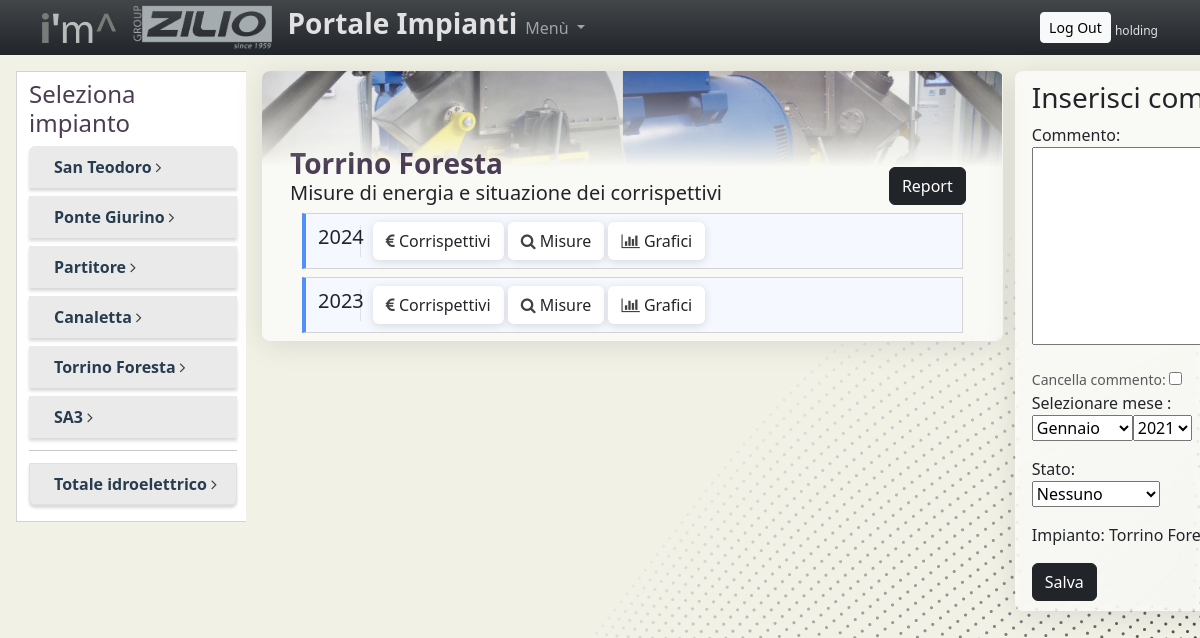
Screenshot of /corrispettivi-impianti/dettaglio/ionico_foresta/ (signed in) with the database file from the repository.
### PortaleCorrispettivi/models.py (models this page shows, shortened)
class Impianto(models.Model):
	nickname = models.CharField(unique=True, max_length=50, blank=False, null=False, editable=True, help_text="Identifica l'impianto", verbose_name='Nickname')
	societa = models.CharField(max_length=150, null=True, blank=True, editable=True, help_text="Fiscale impianto", verbose_name='Società')
	nome_impianto = models.CharField(max_length=150, blank=False, null=False, editable=True, help_text="Nome dell'impianto", verbose_name='Nome')
	tag = models.CharField(max_length=10, blank=False, null=False, editable=True, help_text="Tag di abbreviazione", verbose_name='Tag')
	tipo = models.CharField(max_length=150, blank=False, null=False, editable=True, help_text="Tipologia dell'impianto elettrico", verbose_name='Tipo')
	lat = models.FloatField(null=True, blank=True, editable=True, help_text="Latitudine", verbose_name='Latitudine')
	lon = models.FloatField(null=True, blank=True, editable=True, help_text="Longitudine", verbose_name='Longitudine')
	localita = models.CharField(max_length=150, null=True, blank=True, editable=True, help_text="Località", verbose_name='Località')
	potenza_installata = models.FloatField(null=True, blank=True, editable=True, help_text="Potenza installata",
										   verbose_name='Potenza')
	unita_misura = models.CharField(null=True, blank=True, editable=True, help_text="Unita misura portata (mc/s o l/s)", max_length=150, verbose_name='Unita misura')
	portata_concessione = models.FloatField(null=True, blank=True, editable=True, help_text="Portata di concessione", verbose_name='Portata')
	salto = models.FloatField(null=True, blank=True, editable=True, help_text="Salto impianto", verbose_name='Salto')
	potenza_business_plan = models.FloatField(null=True, blank=True, editable=True, default=0, help_text="Potenza da Business Plan",
										   verbose_name='Potenza Business Plan')
	inizio_esercizio = models.DateField(null=True, blank=True, editable=True, help_text="Data inizio esercizio", verbose_name='Entrata in esercizio')
	lettura_dati = models.CharField(max_length=50, null=True, blank=True, editable=True, help_text="Tipo lettura dati impianti", verbose_name='Lettura dati')
	proprieta = models.BooleanField(default=False, editable=True, help_text="Indica se l'impianto è di propietà Zilio", verbose_name='Proprietà')
	class Meta:
		verbose_name = 'Impianto'
		verbose_name_plural = 'Impianti'

### PortaleCorrispettivi/views.py (the view)
# urls.py: path('dettaglio/<str:nickname>/', views.impianto, name='dettaglio-corrispettivi'),
@login_required(login_url='login')
def impianto(request, nickname):
	impianti = Impianto.objects.all().filter(tipo='Idroelettrico')
	impianto = Impianto.objects.all().filter(nickname=nickname)[0]
	df_impianti = pd.DataFrame(impianti.values())
	df_impianti = df_impianti.set_index('nickname')
	dz_impianti = df_impianti.to_dict(orient='index')
	dz_impianto = dz_impianti[nickname]
	diari_letture = list(impianto.diarioletture_set.all())
	dz_impianto['diari_letture'] = {str(diario.anno): diario.nome for diario in diari_letture}
	anni = list(dz_impianto['diari_letture'].keys())
	dz_impianto['active'] = True
	if request.method == 'POST':
		form = AddCommentoForm(request.POST)
		if request.POST.get('date_input_year') not in anni:
			form.add_error('date_input', "Anno non valido")
		if form.is_valid():
			form = form.cleaned_data
			old_comment = impianto.commento_set.filter(mese_misura=form['date_input'])
			if old_comment.exists():
				if form['delete']:
					old_comment.delete()
					messages.warning(request, 'Il commento è stato eliminato')
				else:
					old_comment.update(testo=form['testo'])
					old_comment.update(stato=form['stato'])
					messages.warning(request, 'Il precedente commento è stato scovrascritto')
			else:
				new_commento = Commento.objects.create(
					testo=form['testo'],
					impianto=form['impianto'],
					stato=form['stato'],
					mese_misura=datetime(form['date_input'].year, form['date_input'].month, 1)
				)
				new_commento.save()
				messages.success(request, 'Commento inserito')
			form = AddCommentoForm(initial={'impianto': impianto})
	else:
		form = AddCommentoForm(initial={'impianto': impianto})
	context = {
		'impianti': dz_impianti,
		'headtitle': 'Dettaglio impianto',
		'nickname': nickname,
		'impianto': dz_impianto,
		'diari_letture': dz_impianto['diari_letture'],
		'form': form,
		'curr_anno': str(datetime.now().year)
	}
	return render(request, 'PortaleCorrispettivi/dettaglio_corrispettivi.html', context=context)

### PortaleCorrispettivi/models.py
class AddCommentoForm(forms.ModelForm):
	date_input = forms.DateField(widget=SelectDateWidget(years=range(2021, 2030, 1)), label='Selezionare mese ')
	delete = forms.BooleanField(widget=forms.CheckboxInput(), initial=False, label='Cancella commento', required=False)
	class Meta:
		model = Commento
		fields = ['testo', 'impianto', 'stato']
		widgets = {
			'testo': forms.Textarea(attrs={'cols': 30, 'rows': 8}),
		}
		labels = {
			'testo': 'Commento:',
			'impianto': 'Impianto',
		}

### templates/PortaleCorrispettivi/dettaglio_corrispettivi.html (shortened to what this page needs)
{% extends 'base_layout.html' %}
{% load static %}
{% block content%}
	<main class="home-container">
		<div class="item-c py-3 ps-2 mx-1">
			{% include 'PortaleCorrispettivi/partials/sidebar.html' %}
		</div>
		<div class="item-b">
			<div class="container-fluid pt-3">
			<div class="row p-0 m-0">
			<div class="col corrispettivi-card px-3 pt-3" style="min-width:80%">
				<img class="sfondo-idroelettrico" src="/static/images/sfondo_san_teodoro.png" alt="sfondo">
			<div class="container" style="margin: auto">
				<div class="report-link mt-3">
					<a class="btn btn-dark" href="{% url 'report-impianto' nickname %}"> Report </a>
				</div>
				<h3 style="color: #4a3c54; font-weight: bold; display: inline">{{ impianto.nome_impianto }}</h3> <div id="spinner" class="spinner-border spinner-border-sm" role="status"></div>
				<h5>Misure di energia e situazione dei corrispettivi</h5>
				<div class="container">
					{% for anno, diario in diari_letture.items reversed %}
						{% include 'PortaleCorrispettivi/partials/scheda_corrispettivi.html' %}
					{% endfor %}
				</div>
			</div>
				</div>
				<div class="col">
					<div class="addcommento-card position-fixed">
					<div class="container">
						<h3>Inserisci commento</h3>
						<form action="{% url 'dettaglio-corrispettivi' nickname %}" method="post">
								<p> {{ form.testo.label_tag }} <br> {{ form.testo }} </p>
								<small class="form-text text-muted">{{ form.delete.label }}: </small>{{ form.delete }}
								<p> {{ form.date_input.label_tag }} <br> {{ form.date_input }}
								<p>
								<p> {{ form.stato.label_tag }} <br> {{ form.stato }} </p>
								<p> {{ form.impianto.label_tag }}  {{ form.impianto.as_hidden }} {{ impianto.nome_impianto }} </p>
								<input type="submit" value="Salva" class="btn btn-dark" />
						</form>
					</div>
				</div>
				</div>
			</div>
		</div>
		</div>
	</main>
{% endblock %}

### templates/navbar.html (shortened to what this page needs)
{% load static %}
<nav class="navbar navbar-expand-lg navbar-dark bg-dark bg-gradient py-0" >
<div class="container">
	<a class="navbar-brand" href=""><img src="{% static 'images/logo_IM.png' %}" style="height:30px;" alt="logo I'm innovation"></a>
	<a class="navbar-brand" href="https://www.ziliogroup.com/"><img src="{% static 'images/zilio_logo.png' %}" style="height:45px;" alt="logo Zilio Group"></a>
	<h3 class="navtitle" style="font-weight: bold; color: #e1e1e1">Portale Impianti</h3>
  <div class="collapse navbar-collapse" id="navbarSupportedContent">
    <ul class="navbar-nav me-auto mb-2 mb-lg-0">
      <li class="dropdown">
        <a class="nav-link dropdown-toggle" href="#" role="button" data-bs-toggle="dropdown" aria-expanded="false">
	        Menù
        </a>
      </li>
    </ul>
	  {% if user.is_authenticated %}
		  <form class="nav-item justify-content-end" action="{% url 'logout' %}" method="post" style="padding: 5px 0 5px 0">
			  <button class="btn btn-light btn-sm" type="submit">Log Out </button>
			  <sub style="color: #e1e1e1"> {{ request.user.username }} </sub>
		  </form>
	  {% else %}
		  <a class="btn btn-light btn-sm" href="{% url 'login' %}">Log In </a>
	  {% endif %}
  </div>
</div>
</nav>

### templates/PortaleCorrispettivi/partials/sidebar.html
{% load static %}
<div class="container-fluid ms-1 py-2" style="background-color: white; border: 1px solid lightgrey">
	<h4 style="color: #4a3c54; font-weight: lighter">Seleziona impianto</h4>
	<div class="list-group list-group-mine">
		<ul class="list-group">
			{% for nickname, impianto in impianti.items %}
				<a class="list-group-item mb-2 py-2" href="{% url 'dettaglio-corrispettivi' nickname %}" style="text-decoration: none; color: #283c50">
					<div class="ms-2 me-auto">
		        <div class="fw-bold"><b>{{ impianto.nome_impianto }}</b> <i class="fa fa-angle-right" aria-hidden="true"></i></div>
		      </div>
				</a>
			{% endfor %}
			<hr class="py-0 my-1">
			<a class="list-group-item my-2 border" href="{% url 'corrispettivi-home' %}" style="text-decoration: none; color: #283c50;">
				<div class="ms-2 me-auto">
					<div class="fw-bold"><b>Totale idroelettrico</b> <i class="fa fa-angle-right" aria-hidden="true"></i></div>
				</div>
			</a>
		</ul>
	</div>
</div>

### static/css/style.css (style rules this page uses)
html { font-family: "Roboto", sans-serif; }
html, body { margin: 0; padding:0; height: 100vh; background-color: #f1f1e6; }
body { background-image: url(corrispettivi-sfondo.png); background-repeat: repeat; background-attachment: fixed; background-size: auto; }
.home-container { display: grid; grid-template-columns: 250px 1fr; grid-template-rows: 100vh; grid-template-areas: "sidebar main"; }
.item-b { grid-area: main; padding: 0; }
.item-c { grid-area: sidebar; margin: 0; padding: 0; height: 100%; overflow: auto; }
.corrispettivi-card { border-radius: 8px; overflow: hidden; background: rgba(255, 255, 255, 0.6); box-shadow: 0 4px 30px rgba(0, 0, 0, 0.1); backdrop-filter: blur(5px); -webkit-backdrop-filter: blur(5px); }
.addcommento-card { padding: 10px 5px; border-radius: 8px; overflow: hidden; background: rgba(255, 255, 255, 0.6); box-shadow: 0 4px 30px rgba(0, 0, 0, 0.1); backdrop-filter: blur(5px); -webkit-backdrop-filter: blur(5px); }
.report-link { text-align: right; position: absolute; top: 80px; right: 5%; display: flex; }
.fa { color: #414141; }
.list-group-mine .list-group-item { background-color: rgb(234, 234, 234); border: 1px solid rgb(234, 234, 234); box-shadow: rgba(0, 0, 0, 0.15) 0 3px 3px 0; }
.sfondo-idroelettrico { height: 100px; width: 105%; overflow: hidden; margin: -20px -20px; padding: 0; object-fit: cover; -webkit-mask-image: -webkit-gradient(linear, left top, left bottom, from(rgba(0,0,0,1)), to(rgba(0,0,0,0))); }

### rows the page displays
Impianto: nome_impianto "San Teodoro"
Impianto: nome_impianto "Ponte Giurino"
Impianto: nome_impianto "Partitore"
Impianto: nome_impianto "Canaletta"
Impianto: nome_impianto "Torrino Foresta", nome_impianto "Torrino…"
Impianto: nome_impianto "SA3"

### other values shown
{{ request.user.username }} "holding"
{{ anno }} "2024" "2023"
